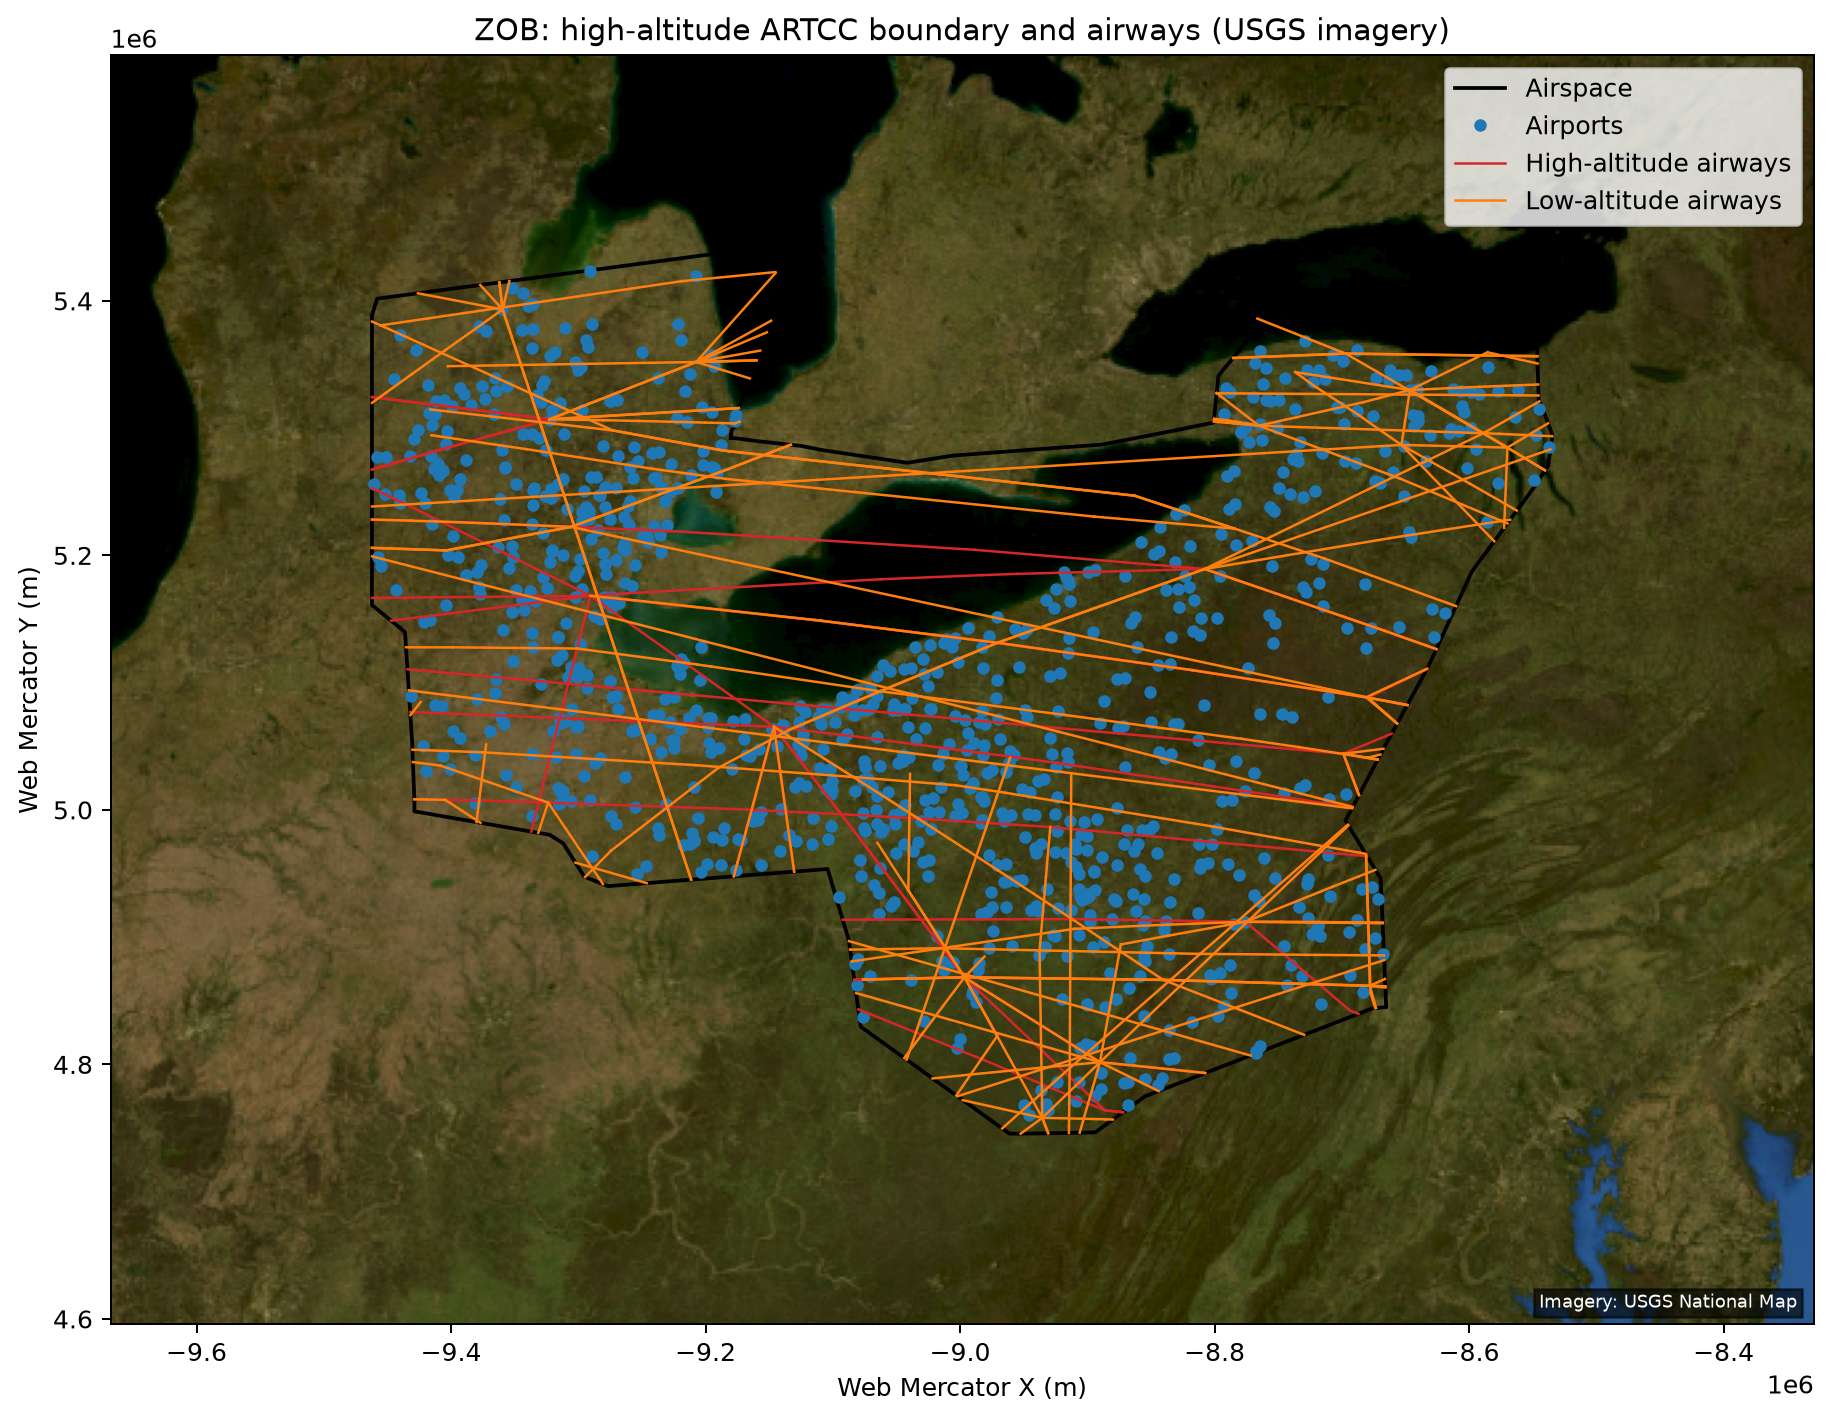

Generate this figure with Python:
"""Plot an ARTCC boundary with airports and high/low airways.

Run from the repository root after downloading a NASR cycle::

    python examples/plot_artcc.py
"""

from __future__ import annotations

from pathlib import Path

from matplotlib import pyplot as plt

from openNASR import NASR, PlottingIndex


# Configuration: edit these values before running the script.
artcc_id = "ZOB"
boundary_level = "high"
cycle = "2026-05-14"
cache_dir: Path | None = None
output_path = Path(__file__).with_suffix(".png")
show_plot = False

if not show_plot:
    plt.switch_backend("Agg")

nasr = NASR(cycle=cycle, cache_dir=cache_dir)
artcc = nasr.artccs.get(artcc_id)
figure, axes = artcc.plot(
    nasr,
    level=boundary_level,
    projection="web_mercator",
    basemap="usgs_imagery",
    plot_fixes=False,
    plot_airnavs=False,
    index=PlottingIndex(nasr),
)
figure.set_size_inches(11, 8)
axes.set_title(
    f"{artcc_id}: {boundary_level}-altitude ARTCC boundary and airways (USGS imagery)"
)
figure.tight_layout()
output_path.parent.mkdir(parents=True, exist_ok=True)
figure.savefig(output_path, dpi=180, bbox_inches="tight")
print(f"Wrote {output_path.resolve()}")
if show_plot:
    plt.show()
else:
    plt.close(figure)
